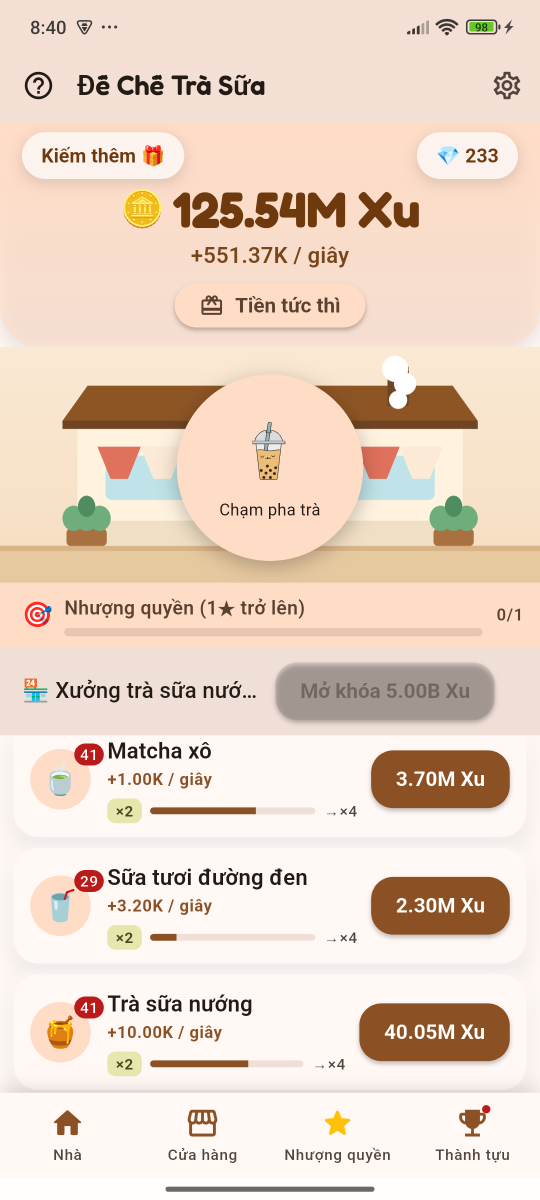
#> input picture assets/store/screenshots/01_home.png, 1080 x 2400 px, found by its file name (shown at 1/2 size)
$ python make_banner.py
#> lines starting #> are read from the running program, lines starting #| are printed output that depends on the picture; after the words box and inside, x2 and y2 are one past the last pixel; in counts of white or black regions, pixels touching at a corner belong together; pictures that were not available may be replaced by others from this repository, and a replacement may not be noted
"""Ảnh bìa kênh YouTube 2560x1440. Chữ nằm trong vùng an toàn 1546x423 ở giữa (mọi thiết bị đều thấy). Chạy: python3 make_banner.py"""
from PIL import Image, ImageDraw, ImageFont, ImageFilter
ROOT = '../../'
R = ROOT + 'assets/store/screenshots_ios/6.9in/vi/'
F = ROOT + 'assets/fonts/Baloo2.ttf'
BR = (94, 56, 30)
def font(s):
    f = ImageFont.truetype(F, s)
    try: f.set_variation_by_axes([800])
    except Exception: pass
    return f
W, H = 2560, 1440
im = Image.new('RGB', (W, H)); d = ImageDraw.Draw(im)
#> after `im = Image.new('RGB', (W, H))`: im: PIL image 2560x1440 RGB; every value is 0
for y in range(H):
    t = y / H; d.line([(0, y), (W, y)], fill=tuple(int(a + (b - a) * t) for a, b in zip((250, 236, 214), (234, 204, 166))))
im = im.convert('RGBA'); d = ImageDraw.Draw(im, 'RGBA')
#> after `im = im.convert('RGBA')`:
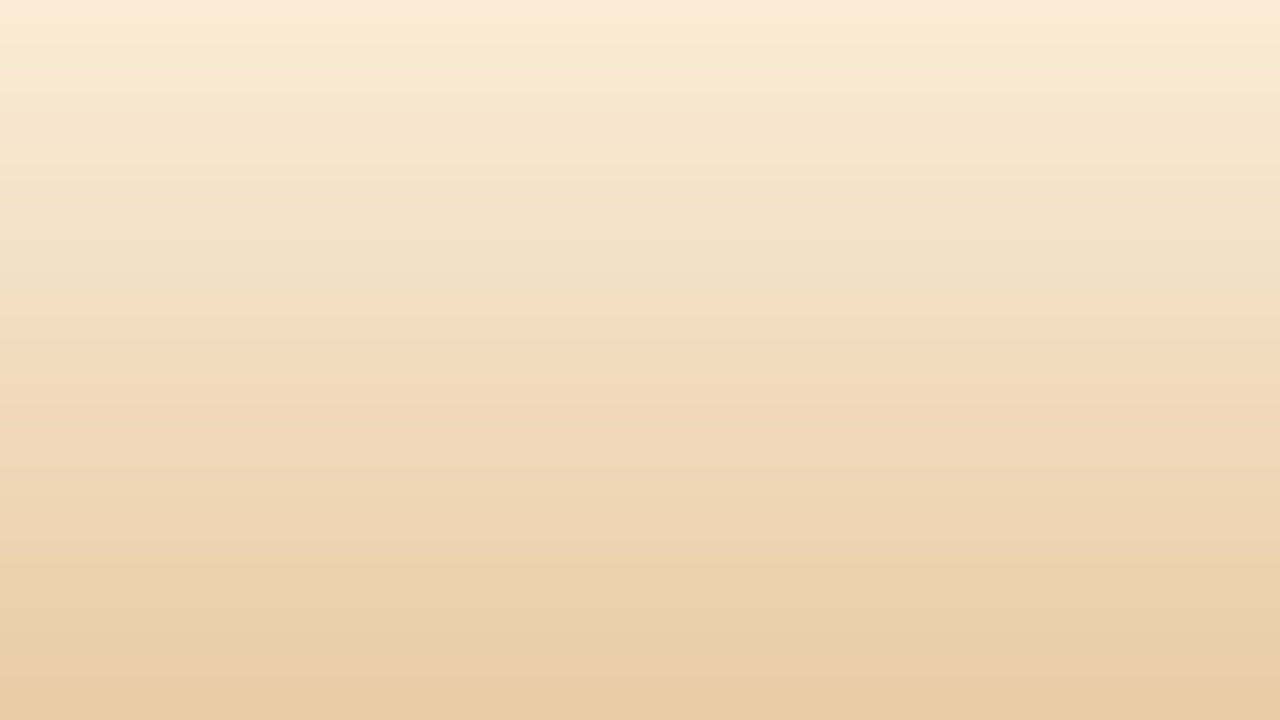
#> im: PIL image 2560x1440 RGBA (shown at 1/2 size); mean R, G, B, A 241.5, 219.5, 189.5, 255
for x, y, r in [(250, 250, 330), (2300, 200, 280), (1280, 1500, 420), (2450, 1250, 300)]:
    d.ellipse([x - r, y - r, x + r, y + r], fill=(255, 255, 255, 80))

def phone(path, height):
#> called with height = 1050
    s = Image.open(path).convert('RGB'); w = int(s.width * height / s.height); s = s.resize((w, height), Image.LANCZOS)
#> after `w = int(s.width * height / s.height)`: w = 472
#> after `s = s.resize((w, height), Image.LANCZOS)`:
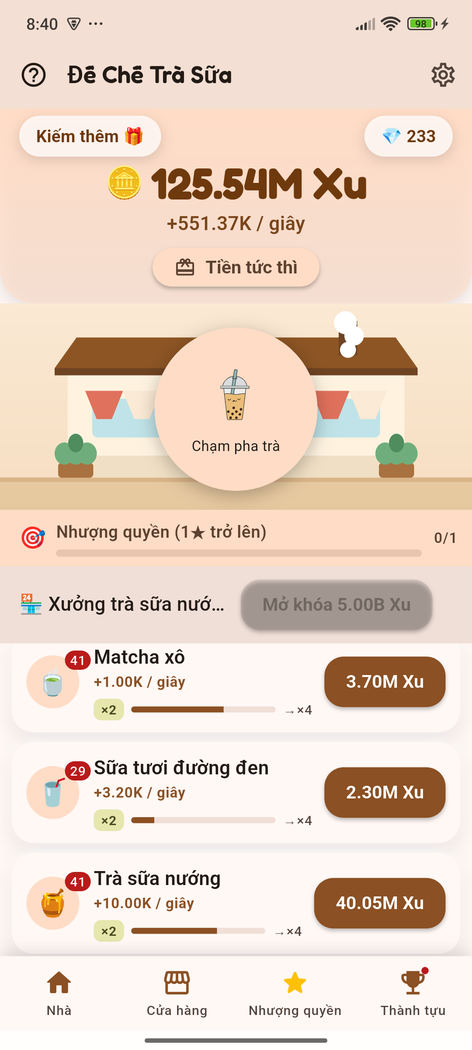
#> s: PIL image 472x1050 RGB; mean R, G, B 234.2, 213.8, 198.7
    r = w // 12; m = Image.new('L', s.size, 0); ImageDraw.Draw(m).rounded_rectangle([0, 0, w - 1, height - 1], r, fill=255)
#> after `r = w // 12`: r = 39
#> after `m = Image.new('L', s.size, 0)`: m: PIL image 472x1050 L; every value is 0
#> after `ImageDraw.Draw(m).rounded_rectangle([0, 0, w - 1, height - 1], r, fill`:
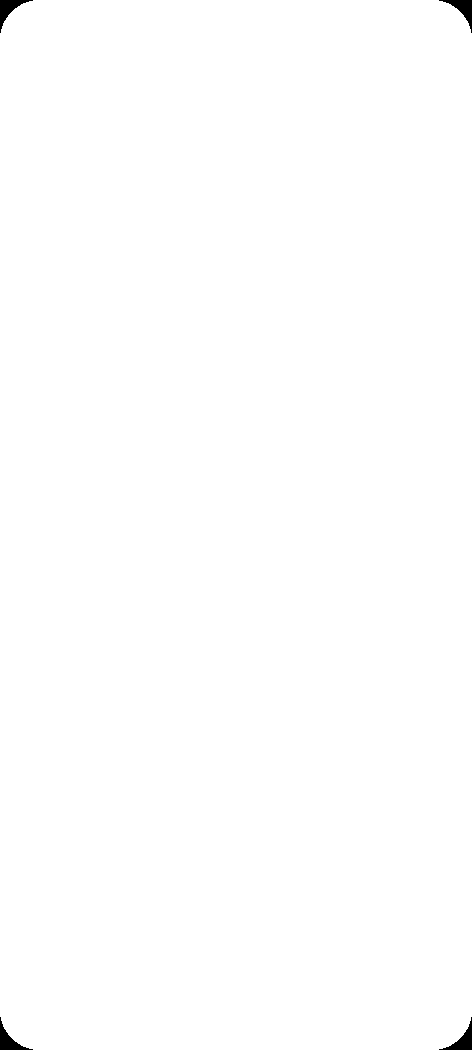
#> m: PIL image 472x1050 L; 99.7% white; 4 black regions, box (x1, y1, x2, y2) and area: (0, 0, 33, 33) 338, (439, 0, 472, 33) 338, (0, 1017, 33, 1050) 338, (439, 1017, 472, 1050) 338
    pad = 24; out = Image.new('RGBA', (w + 2 * pad, height + 2 * pad), (0, 0, 0, 0))
#> after `out = Image.new('RGBA', (w + 2 * pad, height + 2 * pad), (0, 0, 0, 0))`: out: PIL image 520x1098 RGBA; every value is 0
    sh = Image.new('RGBA', out.size, (0, 0, 0, 0)); ImageDraw.Draw(sh).rounded_rectangle([pad, pad + 14, pad + w, pad + height + 14], r, fill=(60, 35, 15, 90))
#> after `ImageDraw.Draw(sh).rounded_rectangle([pad, pad + 14, pad + w, pad + he`:
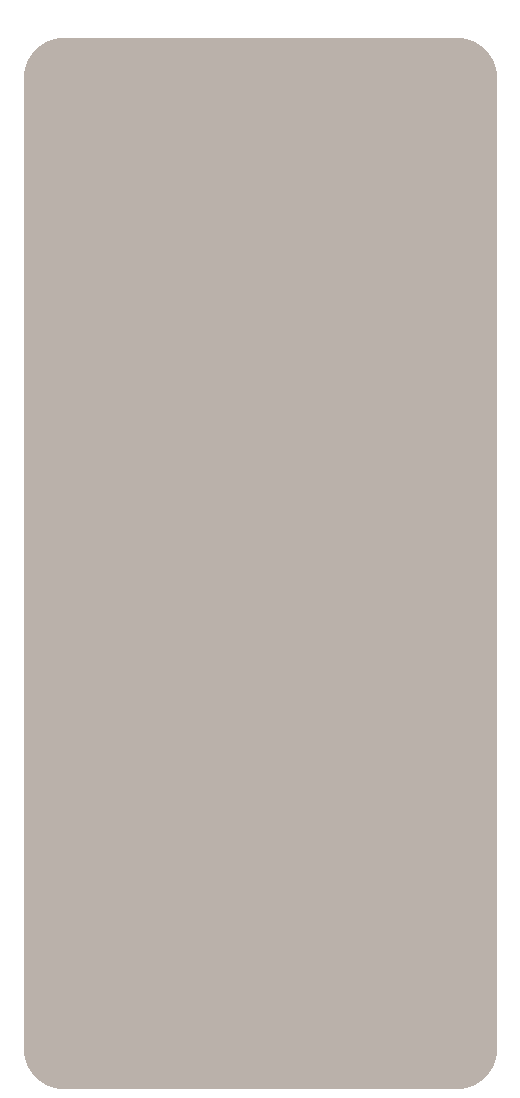
#> sh: PIL image 520x1098 RGBA; mean R, G, B, A 52.1, 30.4, 13, 78.1; transparent parts drawn white
    out.alpha_composite(sh.filter(ImageFilter.GaussianBlur(16)))
    fr = Image.new('RGBA', (w + 16, height + 16), (60, 36, 22, 255)); fm = Image.new('L', fr.size, 0)
#> after `fr = Image.new('RGBA', (w + 16, height + 16), (60, 36, 22, 255))`:
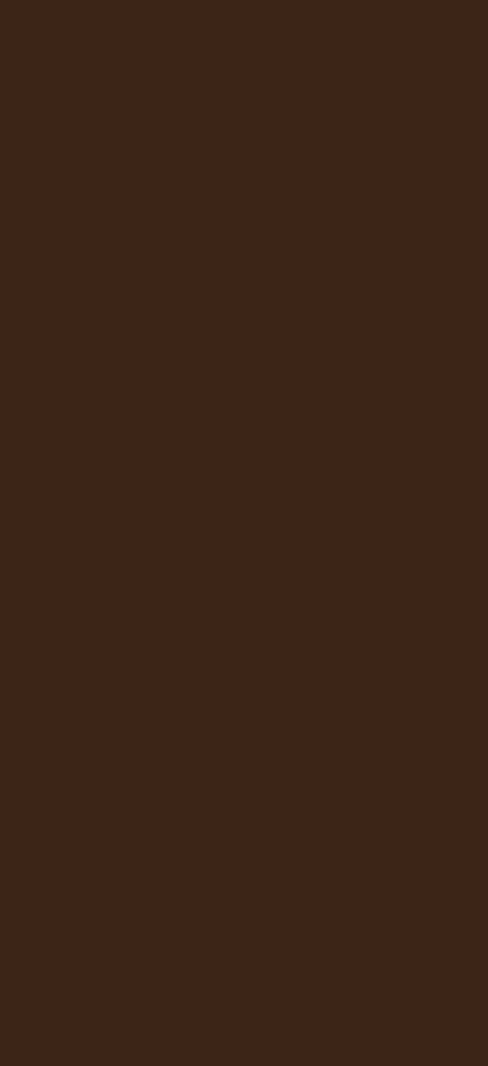
#> fr: PIL image 488x1066 RGBA; mean R, G, B, A 60, 36, 22, 255
#> after `fm = Image.new('L', fr.size, 0)`: fm: PIL image 488x1066 L; every value is 0
    ImageDraw.Draw(fm).rounded_rectangle([0, 0, fr.width - 1, fr.height - 1], r + 6, fill=255)
#> fm: PIL image 488x1066 L; 99.7% white; 4 black regions, box (x1, y1, x2, y2) and area: (0, 0, 39, 39) 447, (449, 0, 488, 39) 447, (0, 1027, 39, 1066) 447, (449, 1027, 488, 1066) 447
    out.paste(fr, (pad - 8, pad - 8), fm); out.paste(s, (pad, pad), m); return out
#> after `out.paste(s, (pad, pad), m)`:
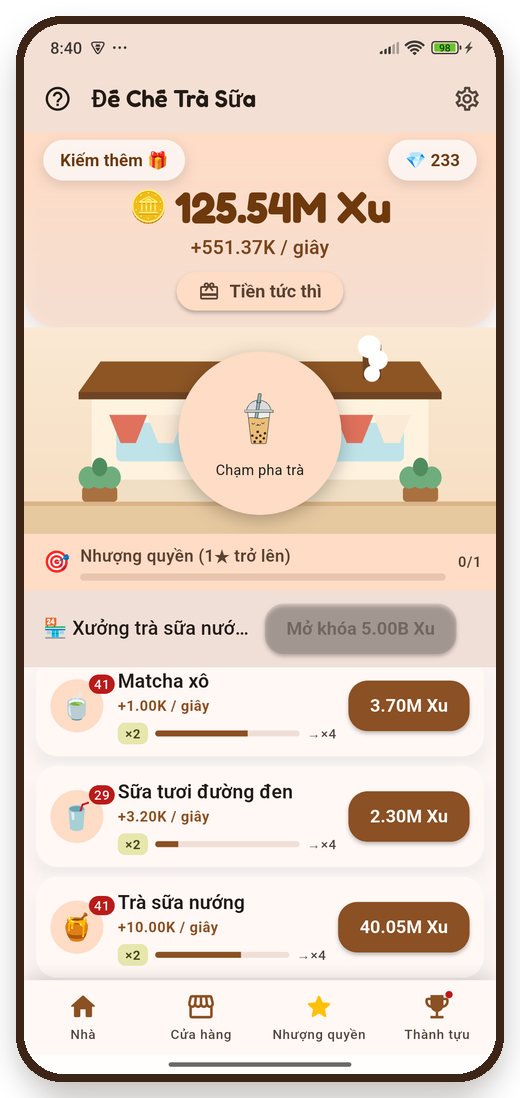
#> out: PIL image 520x1098 RGBA; mean R, G, B, A 206.3, 187.2, 173.1, 233.2; transparent parts drawn white

# Mỗi bên một điện thoại, nằm ngoài vùng an toàn (x < 507 hoặc x > 2053), cắt mép dưới cho tràn khung
for name, x, y in [('01_home.png', 10, 300), ('08_prestige.png', 2030, 300)]:
    p = phone(R + name, 1050); im.alpha_composite(p, (x, y))
#> after `im.alpha_composite(p, (x, y))`:
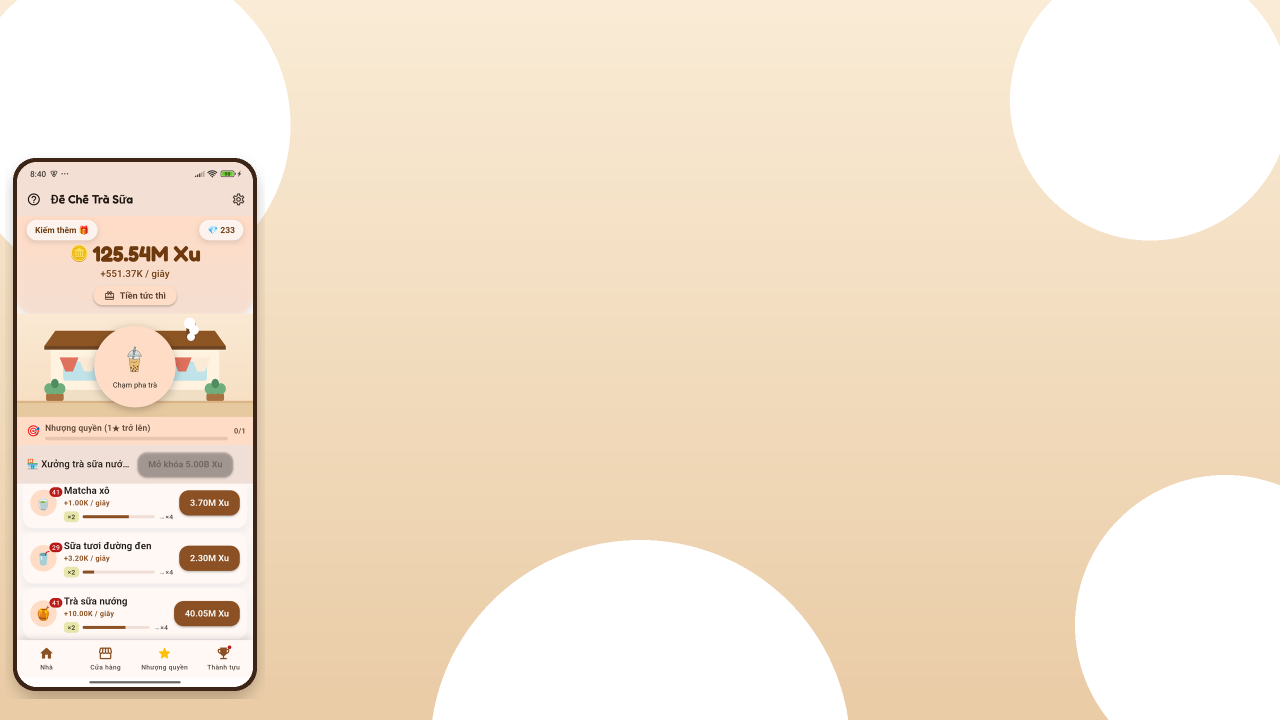
#> im: PIL image 2560x1440 RGBA (shown at 1/2 size); mean R, G, B, A 242.2, 225.5, 204.5, 216.6; transparent parts drawn white
#> pass 2 of the loop `for name, x, y in [('01_home.png', 10, 300), ('08_prestige.png', 2030,..`:
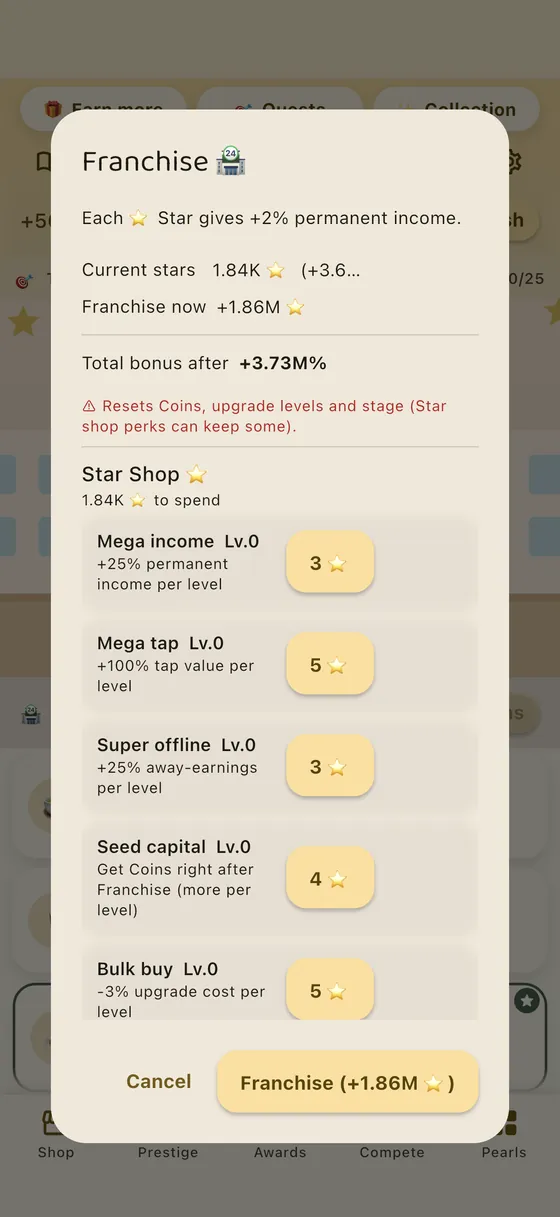
#> input picture docs/assets/en/08_prestige.webp, 560 x 1217 px, given in place of 08_prestige.png, which was not available
#> in phone, s is the input picture: PIL image 560x1217 RGB; mean R, G, B 194.6, 187.2, 171.9
#> s: PIL image 483x1050 RGB
#> m: PIL image 483x1050 L; every value is 0
#> in phone (call 2), `ImageDraw.Draw(m).rounded_rectangle([0, 0, w - 1, height - 1], r, fill`:
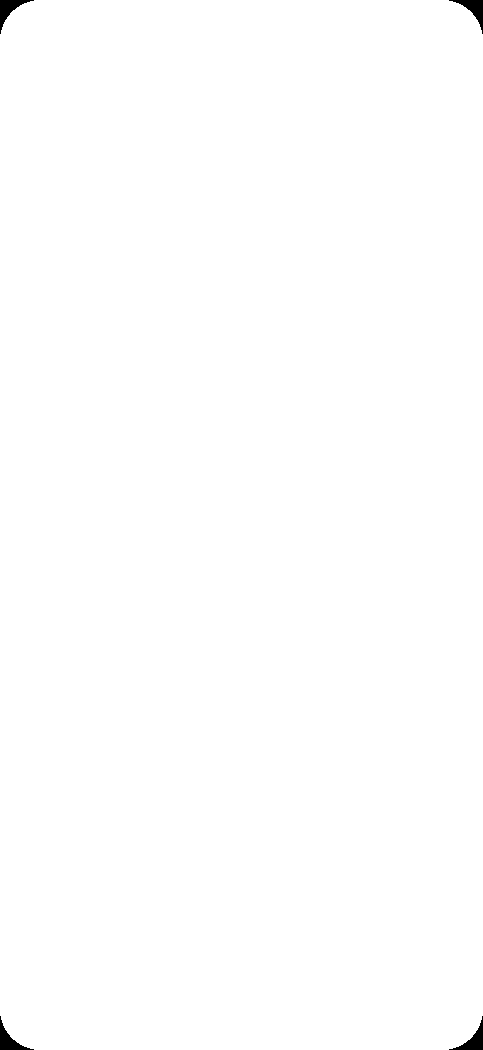
#> m: PIL image 483x1050 L; 99.7% white; 4 black regions, box (x1, y1, x2, y2) and area: (0, 0, 34, 34) 354, (449, 0, 483, 34) 354, (0, 1016, 34, 1050) 354, (449, 1016, 483, 1050) 354
#> sh: PIL image 531x1098 RGBA
#> fr: PIL image 499x1066 RGBA
#> `im.alpha_composite(p, (x, y))`:
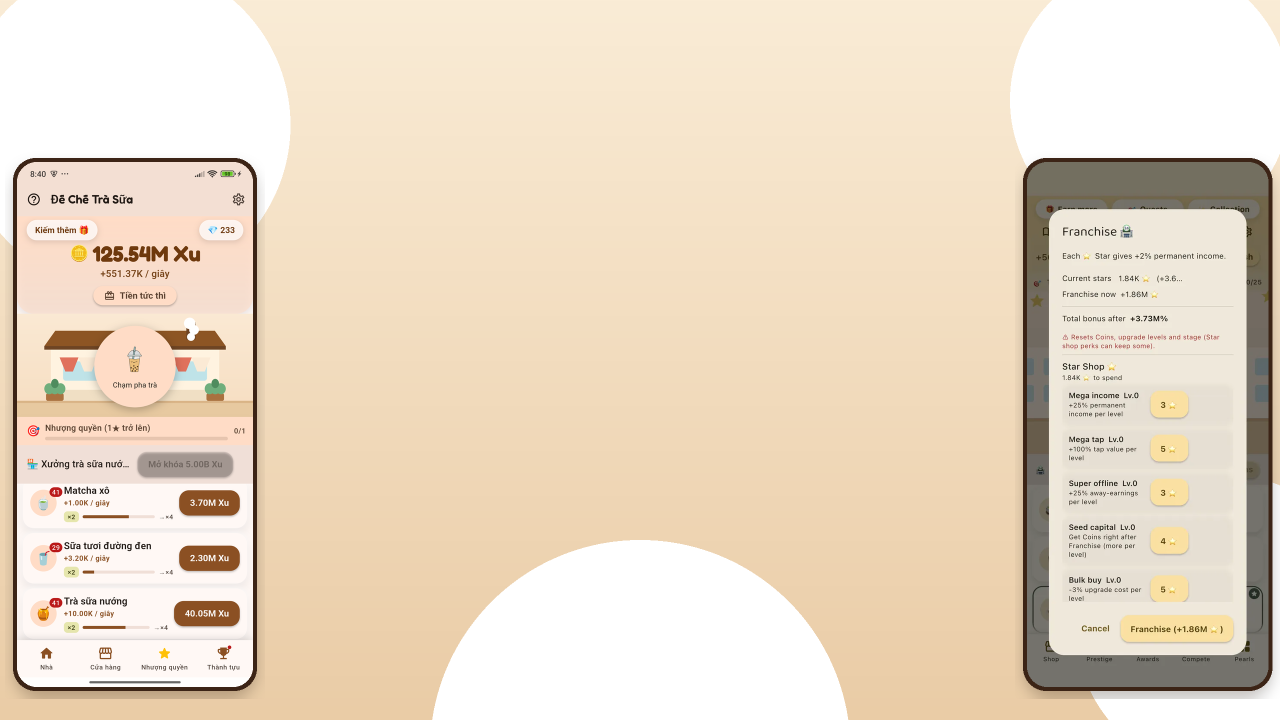
#> im: PIL image 2560x1440 RGBA (shown at 1/2 size); mean R, G, B, A 233.6, 217.6, 197.1, 226.5; transparent parts drawn white

# Vùng an toàn 1546x423 ở giữa: icon + tên + khẩu hiệu
SX, SY = (W - 1546) // 2, (H - 423) // 2
#> (the run stopped early here; a loop or call above may not have finished)
